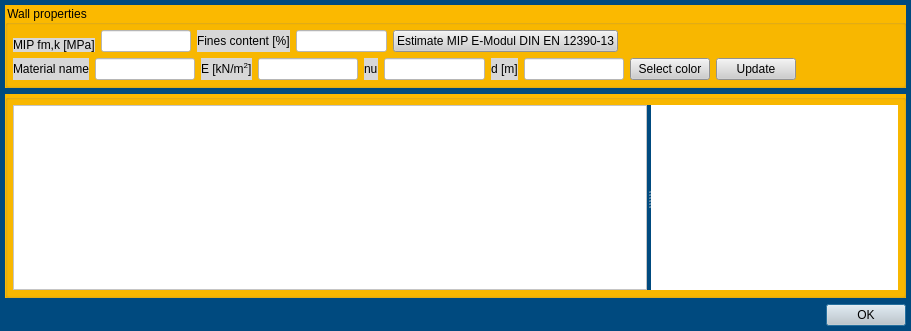
<?xml version="1.0" encoding="UTF-8"?>
<ui version="4.0">
 <class>Dialog</class>
 <widget class="QDialog" name="Dialog">
  <property name="geometry">
   <rect>
    <x>0</x>
    <y>0</y>
    <width>911</width>
    <height>331</height>
   </rect>
  </property>
  <property name="windowTitle">
   <string>Dialog</string>
  </property>
  <property name="styleSheet">
   <string notr="true">QWidget{background-color: rgb(0, 74, 127);}

QTableWidget{background-color: rgb(255, 255, 255);}

QCheckBox{background-color: rgb(255, 255, 255);}

QWidget#widget{background-color: rgb(255, 255, 255);}

QGroupBox{background-color: rgb(251, 185, 0);}

QPushButton{background-color: rgb(205, 205, 205);}

QLineEdit{background-color:rgb(255, 255, 255);}

QLabel{background-color:rgb(215, 215, 215);}</string>
  </property>
  <layout class="QGridLayout" name="gridLayout_2">
   <property name="leftMargin">
    <number>5</number>
   </property>
   <property name="topMargin">
    <number>5</number>
   </property>
   <property name="rightMargin">
    <number>5</number>
   </property>
   <property name="bottomMargin">
    <number>5</number>
   </property>
   <item row="0" column="0" colspan="2">
    <widget class="QGroupBox" name="groupBox">
     <property name="title">
      <string>Wall properties</string>
     </property>
     <layout class="QGridLayout" name="gridLayout">
      <property name="leftMargin">
       <number>5</number>
      </property>
      <property name="topMargin">
       <number>5</number>
      </property>
      <property name="rightMargin">
       <number>5</number>
      </property>
      <property name="bottomMargin">
       <number>5</number>
      </property>
      <item row="0" column="1" rowspan="2">
       <widget class="QLineEdit" name="lineEdit_5"/>
      </item>
      <item row="0" column="2" rowspan="2">
       <widget class="QLabel" name="label_6">
        <property name="text">
         <string>Fines content [%]</string>
        </property>
       </widget>
      </item>
      <item row="0" column="3" rowspan="2">
       <widget class="QLineEdit" name="lineEdit_6"/>
      </item>
      <item row="0" column="4" rowspan="2">
       <widget class="QPushButton" name="pushButton_2">
        <property name="text">
         <string>Estimate MIP E-Modul DIN EN 12390-13</string>
        </property>
       </widget>
      </item>
      <item row="0" column="5" rowspan="2" colspan="4">
       <spacer name="horizontalSpacer_2">
        <property name="orientation">
         <enum>Qt::Horizontal</enum>
        </property>
        <property name="sizeHint" stdset="0">
         <size>
          <width>292</width>
          <height>20</height>
         </size>
        </property>
       </spacer>
      </item>
      <item row="1" column="0">
       <widget class="QLabel" name="label_5">
        <property name="text">
         <string>MIP fm,k [MPa]</string>
        </property>
       </widget>
      </item>
      <item row="1" column="8" rowspan="2">
       <spacer name="horizontalSpacer">
        <property name="orientation">
         <enum>Qt::Horizontal</enum>
        </property>
        <property name="sizeHint" stdset="0">
         <size>
          <width>40</width>
          <height>20</height>
         </size>
        </property>
       </spacer>
      </item>
      <item row="2" column="0" colspan="6">
       <layout class="QHBoxLayout" name="horizontalLayout">
        <item>
         <widget class="QLabel" name="label">
          <property name="text">
           <string>Material name</string>
          </property>
         </widget>
        </item>
        <item>
         <widget class="QLineEdit" name="lineEdit"/>
        </item>
        <item>
         <widget class="QLabel" name="label_2">
          <property name="text">
           <string>E [kN/m&lt;sup&gt;2&lt;/sup&gt;]</string>
          </property>
         </widget>
        </item>
        <item>
         <widget class="QLineEdit" name="lineEdit_2"/>
        </item>
        <item>
         <widget class="QLabel" name="label_4">
          <property name="text">
           <string>nu</string>
          </property>
         </widget>
        </item>
        <item>
         <widget class="QLineEdit" name="lineEdit_4"/>
        </item>
        <item>
         <widget class="QLabel" name="label_3">
          <property name="text">
           <string>d [m]</string>
          </property>
         </widget>
        </item>
        <item>
         <widget class="QLineEdit" name="lineEdit_3"/>
        </item>
       </layout>
      </item>
      <item row="2" column="6">
       <widget class="QPushButton" name="pushButton_3">
        <property name="text">
         <string>Select color</string>
        </property>
       </widget>
      </item>
      <item row="2" column="7">
       <widget class="QPushButton" name="pushButton">
        <property name="text">
         <string>Update</string>
        </property>
       </widget>
      </item>
     </layout>
    </widget>
   </item>
   <item row="1" column="0" colspan="2">
    <widget class="QGroupBox" name="groupBox_2">
     <property name="sizePolicy">
      <sizepolicy hsizetype="Expanding" vsizetype="Expanding">
       <horstretch>0</horstretch>
       <verstretch>0</verstretch>
      </sizepolicy>
     </property>
     <property name="title">
      <string/>
     </property>
     <layout class="QHBoxLayout" name="horizontalLayout_3">
      <property name="leftMargin">
       <number>5</number>
      </property>
      <property name="topMargin">
       <number>5</number>
      </property>
      <property name="rightMargin">
       <number>5</number>
      </property>
      <property name="bottomMargin">
       <number>5</number>
      </property>
      <item>
       <widget class="QSplitter" name="splitter">
        <property name="orientation">
         <enum>Qt::Horizontal</enum>
        </property>
        <widget class="QTableWidget" name="tableWidget"/>
        <widget class="QWidget" name="widget" native="true"/>
       </widget>
      </item>
     </layout>
    </widget>
   </item>
   <item row="2" column="0">
    <spacer name="horizontalSpacer_3">
     <property name="orientation">
      <enum>Qt::Horizontal</enum>
     </property>
     <property name="sizeHint" stdset="0">
      <size>
       <width>709</width>
       <height>20</height>
      </size>
     </property>
    </spacer>
   </item>
   <item row="2" column="1">
    <widget class="QDialogButtonBox" name="buttonBox">
     <property name="styleSheet">
      <string notr="true"/>
     </property>
     <property name="orientation">
      <enum>Qt::Horizontal</enum>
     </property>
     <property name="standardButtons">
      <set>QDialogButtonBox::Ok</set>
     </property>
    </widget>
   </item>
  </layout>
 </widget>
 <resources/>
 <connections/>
</ui>
